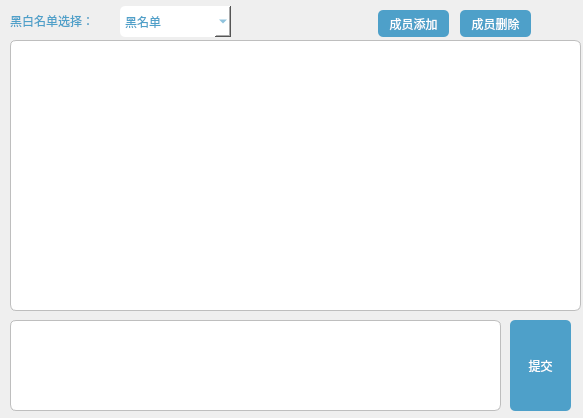
<?xml version="1.0" encoding="UTF-8"?>
<ui version="4.0">
 <class>ListManage</class>
 <widget class="QWidget" name="ListManage">
  <property name="geometry">
   <rect>
    <x>0</x>
    <y>0</y>
    <width>583</width>
    <height>418</height>
   </rect>
  </property>
  <property name="windowTitle">
   <string/>
  </property>
  <widget class="QTableView" name="list_view">
   <property name="geometry">
    <rect>
     <x>10</x>
     <y>40</y>
     <width>571</width>
     <height>271</height>
    </rect>
   </property>
   <property name="styleSheet">
    <string notr="true">border-style:solid;
border-width:1px;
border-color:rgb(190,190,190);
background-color: rgb(255, 255, 255);
border-radius: 6px; </string>
   </property>
   <property name="verticalScrollBarPolicy">
    <enum>Qt::ScrollBarAlwaysOff</enum>
   </property>
  </widget>
  <widget class="QPushButton" name="submitBtn">
   <property name="geometry">
    <rect>
     <x>510</x>
     <y>320</y>
     <width>61</width>
     <height>91</height>
    </rect>
   </property>
   <property name="styleSheet">
    <string notr="true">font: 10pt &quot;Agency FB&quot;;
color: rgb(255, 255, 255);
background-color: rgb(78, 160, 201);
border-radius: 5px; 
</string>
   </property>
   <property name="text">
    <string>提交</string>
   </property>
  </widget>
  <widget class="QTextEdit" name="sqlspace">
   <property name="geometry">
    <rect>
     <x>10</x>
     <y>320</y>
     <width>491</width>
     <height>91</height>
    </rect>
   </property>
   <property name="styleSheet">
    <string notr="true">border-style:solid;
border-width:1px;
border-color:rgb(190,190,190);
background-color: rgb(255, 255, 255);
border-radius: 6px; </string>
   </property>
  </widget>
  <widget class="QComboBox" name="listType">
   <property name="geometry">
    <rect>
     <x>120</x>
     <y>6</y>
     <width>111</width>
     <height>31</height>
    </rect>
   </property>
   <property name="styleSheet">
    <string notr="true">border-radius: 5px; 
background-color: rgb(255, 255, 255);
color: rgb(78, 160, 201);</string>
   </property>
   <item>
    <property name="text">
     <string>黑名单</string>
    </property>
   </item>
   <item>
    <property name="text">
     <string>白名单</string>
    </property>
   </item>
  </widget>
  <widget class="QLabel" name="label">
   <property name="geometry">
    <rect>
     <x>10</x>
     <y>0</y>
     <width>111</width>
     <height>41</height>
    </rect>
   </property>
   <property name="styleSheet">
    <string notr="true">color: rgb(78, 160, 201);
font: 11pt &quot;Agency FB&quot;;
border-style: hidden;</string>
   </property>
   <property name="text">
    <string>黑白名单选择：</string>
   </property>
  </widget>
  <widget class="QPushButton" name="addUserBtn">
   <property name="geometry">
    <rect>
     <x>378</x>
     <y>10</y>
     <width>71</width>
     <height>27</height>
    </rect>
   </property>
   <property name="styleSheet">
    <string notr="true">font: 10pt &quot;Agency FB&quot;;
color: rgb(255, 255, 255);
background-color: rgb(78, 160, 201);
border-radius: 5px; 
</string>
   </property>
   <property name="text">
    <string>成员添加</string>
   </property>
  </widget>
  <widget class="QPushButton" name="delUserBtn">
   <property name="geometry">
    <rect>
     <x>460</x>
     <y>10</y>
     <width>71</width>
     <height>27</height>
    </rect>
   </property>
   <property name="styleSheet">
    <string notr="true">font: 10pt &quot;Agency FB&quot;;
color: rgb(255, 255, 255);
background-color: rgb(78, 160, 201);
border-radius: 5px; 
</string>
   </property>
   <property name="text">
    <string>成员删除</string>
   </property>
  </widget>
 </widget>
 <resources/>
 <connections/>
</ui>
